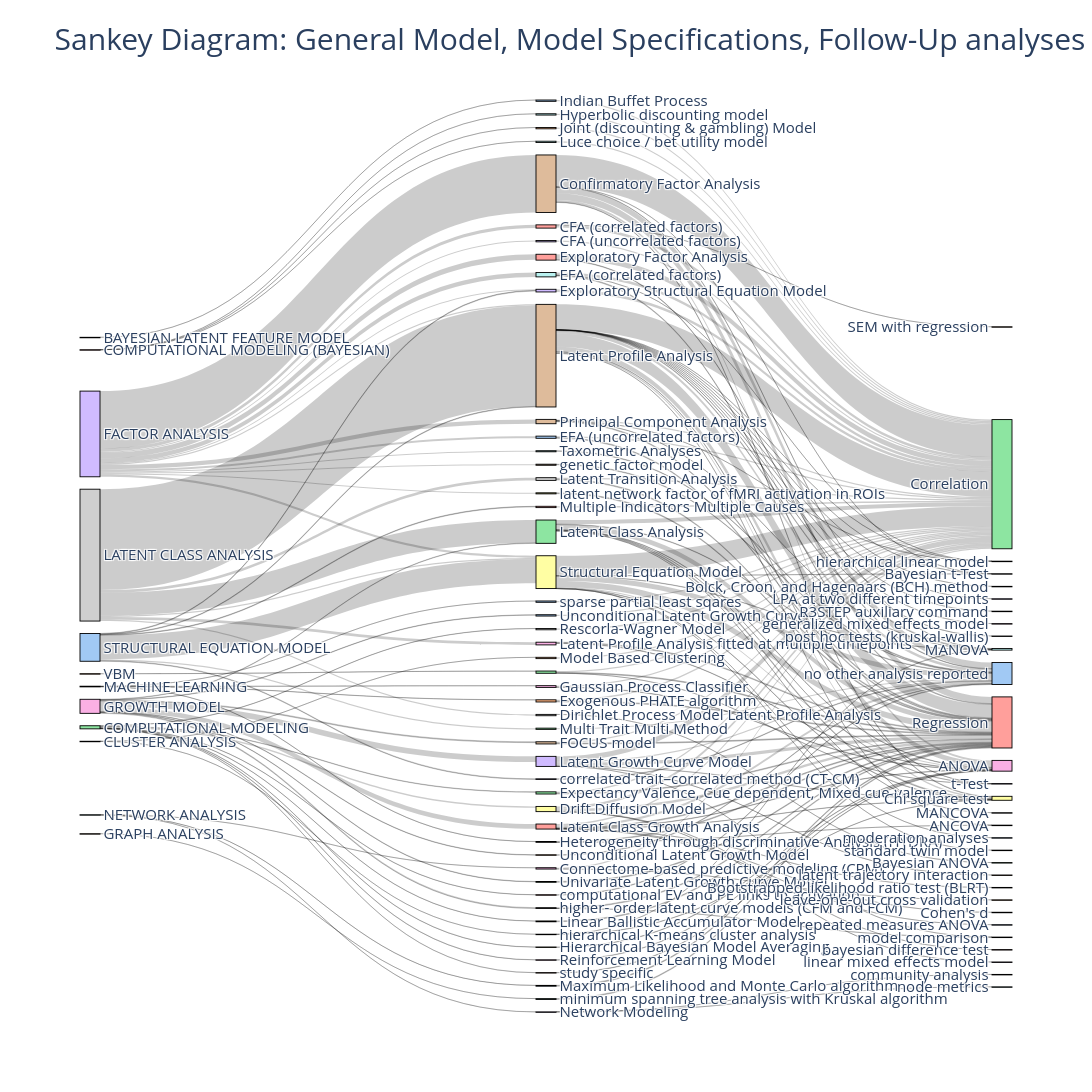

Notebook code cell kept with this figure:
### Code cell
# 1. Split into the two "hops" of the Sankey
hop1 = dfsankey_models.groupby(['gm', 'mit']).agg({
    'gm_count': 'sum', #count of source (first)
    'nameyear': lambda x: '<br>'.join(sorted(x.unique()))
}).reset_index().rename(columns={'gm': 'source', 'mit': 'target', 'gm_count': 'value'})

hop2 = dfsankey_models.groupby(['mit', 'other_analysis']).agg({
    'oa_count': 'sum', #count of target (second)
    'nameyear': lambda x: '<br>'.join(sorted(x.unique()))
}).reset_index().rename(columns={'mit': 'source', 'other_analysis': 'target', 'oa_count': 'value'})

# 2. Combine hops into one flow table
df_links = pd.concat([hop1, hop2], axis=0)

# 3. Create the unique labels for the nodes
labels = list(pd.concat([df_links['source'], df_links['target']]).unique())
label_map = {label: idx for idx, label in enumerate(labels)}

# 4. Map labels to indices
sources = df_links['source'].map(label_map).tolist()
targets = df_links['target'].map(label_map).tolist()
values = df_links['value'].tolist()
customdata = df_links['nameyear'].tolist()

# Create the Sankey plot
#make the flows colors based on the source node
# Build link colors from each link's source node
#unique_sources = pd.unique(df_links["source"])
#palette = sns.color_palette("Pastel2", n_colors=len(unique_sources)).as_hex()
#source_color_map = dict(zip(unique_sources, palette))
#link_colors = df_links["source"].map(source_color_map).tolist()

import seaborn as sns
node_colors = sns.color_palette("pastel", len(labels)).as_hex()
fig = go.Figure(data=[go.Sankey(
    node=dict(
        pad=15, 
        thickness=20,
        line=dict(color="black", width=0.9),
        label=labels,
        color=node_colors,
        align="left"
    ),
    link=dict(
        source=sources,
        target=targets,
        value=values,
        customdata=customdata,
        #color=link_colors,
        hovertemplate='<b>Studies in this flow:</b><br>%{customdata}<extra></extra>',
        hovercolor='rgba(0, 0, 0, 0.5)'
    )
)])
# make the title font size larger than the other text in the figure, and make the figure larger
# and offset title from the top of the figure, and make the hover text larger

fig.update_layout(title_text=f"Sankey Diagram: General Model, Model Specifications, Follow-Up analyses", title_font_size=30, font_size=15, width=1400, height=3000, hovermode='x')
fig.show()
#save the figure as a html file
save_path = r"C:\Users\U727148\Desktop\DATA\REVIEW\sankey_plots_LV_review\sankey_diagram_models.html"
fig.write_html(save_path)

### Figure 1 — Plotly figure (JSON) as saved in the notebook; plotly's stock layout.template omitted (floating-point values rounded to 4 significant figures; data arrays with more than 128 entries replaced by an {"elided": "..."} marker saying what was removed)
{"data": [{"link": {"customdata": {"elided": "176 str values"}, "hovercolor": "rgba(0, 0, 0, 0.5)", "hovertemplate": "<b>Studies in this flow:</b><br>%{customdata}<extra></extra>", "source": {"elided": "176 int values"}, "target": {"elided": "176 int values"}, "value": {"elided": "176 int values"}}, "node": {"align": "left", "color": ["#a1c9f4", "#ffb482", "#8de5a1", "#ff9f9b", "#d0bbff", "#debb9b", "#fab0e4", "#cfcfcf", "#fffea3", "#b9f2f0", "#a1c9f4", "#ffb482", "#8de5a1", "#ff9f9b", "#d0bbff", "#debb9b", "#fab0e4", "#cfcfcf", "#fffea3", "#b9f2f0", "#a1c9f4", "#ffb482", "#8de5a1", "#ff9f9b", "#d0bbff", "#debb9b", "#fab0e4", "#cfcfcf", "#fffea3", "#b9f2f0", "#a1c9f4", "#ffb482", "#8de5a1", "#ff9f9b", "#d0bbff", "#debb9b", "#fab0e4", "#cfcfcf", "#fffea3", "#b9f2f0", "#a1c9f4", "#ffb482", "#8de5a1", "#ff9f9b", "#d0bbff", "#debb9b", "#fab0e4", "#cfcfcf", "#fffea3", "#b9f2f0", "#a1c9f4", "#ffb482", "#8de5a1", "#ff9f9b", "#d0bbff", "#debb9b", "#fab0e4", "#cfcfcf", "#fffea3", "#b9f2f0", "#a1c9f4", "#ffb482", "#8de5a1", "#ff9f9b", "#d0bbff", "#debb9b", "#fab0e4", "#cfcfcf", "#fffea3", "#b9f2f0", "#a1c9f4", "#ffb482", "#8de5a1", "#ff9f9b", "#d0bbff", "#debb9b", "#fab0e4", "#cfcfcf", "#fffea3", "#b9f2f0", "#a1c9f4", "#ffb482", "#8de5a1", "#ff9f9b", "#d0bbff", "#debb9b", "#fab0e4", "#cfcfcf", "#fffea3", "#b9f2f0", "#a1c9f4", "#ffb482"], "label": ["BAYESIAN LATENT FEATURE MODEL", "CLUSTER ANALYSIS", "COMPUTATIONAL MODELING", "COMPUTATIONAL MODELING (BAYESIAN)", "FACTOR ANALYSIS", "GRAPH ANALYSIS", "GROWTH MODEL", "LATENT CLASS ANALYSIS", "MACHINE LEARNING", "NETWORK ANALYSIS", "STRUCTURAL EQUATION MODEL", "VBM", " ", "CFA (correlated factors)", "CFA (uncorrelated factors)", "Confirmatory Factor Analysis", "Connectome-based predictive modeling (CPM)", "Dirichlet Process Model Latent Profile Analysis", "Drift Diffusion Model", "EFA (correlated factors)", "EFA (uncorrelated factors)", "Exogenous PHATE algorithm", "Expectancy Valence, Cue dependent, Mixed cue-valence", "Exploratory Factor Analysis", "Exploratory Structural Equation Model", "FOCUS model", "Gaussian Process Classifier", "Heterogeneity through discriminative Analysis (HYDRA) ", "Hierarchical Bayesian Model Averaging", "Hyperbolic discounting model", "Indian Buffet Process", "Joint (discounting & gambling) Model", "Latent Class Analysis", "Latent Class Growth Analysis", "Latent Growth Curve Model", "Latent Profile Analysis", "Latent Profile Analysis fitted at multiple timepoints", "Latent Transition Analysis", "Linear Ballistic Accumulator Model", "Luce choice / bet utility model", "Maximum Likelihood and Monte Carlo algorithm", "Model Based Clustering", "Multi Trait Multi Method", "Multiple Indicators Multiple Causes", "Network Modeling", "Principal Component Analysis", "Reinforcement Learning Model", "Rescorla-Wagner Model", "Structural Equation Model", "Taxometric Analyses", "Unconditional Latent Growth Curve", "Unconditional Latent Growth Model", "Univariate Latent Growth Curve Model", "computational EV and PE links to activation", "correlated trait–correlated method (CT-CM)", "genetic factor model", "hierarchical K-means cluster analysis", "higher- order latent curve models (CFM and FCM)", "latent network factor of fMRI activation in ROIs", "minimum spanning tree analysis with Kruskal algorithm ", "sparse partial least sqares", "study specific", "Correlation", "Regression", "t-Test", "SEM with regression", "ANOVA", "Bayesian t-Test", "Chi square test", "MANOVA", "no other analysis reported", "leave-one-out cross validation", "Bayesian ANOVA", "bayesian difference test", "linear mixed effects model", "hierarchical linear model", "ANCOVA", "MANCOVA", "Bootstrapped likelihood ratio test (BLRT)", "Cohen's d", "repeated measures ANOVA", "latent trajectory interaction", "model comparison", "Bolck, Croon, and Hagenaars (BCH) method", "LPA at two different timepoints", "R3STEP auxiliary command", "generalized mixed effects model", "post hoc tests (kruskal-wallis)", "community analysis", "node metrics", "moderation analyses", "standard twin model"], "line": {"color": "black", "width": 0.9}, "pad": 15, "thickness": 20}, "type": "sankey"}], "layout": {"font": {"size": 15}, "height": 3000, "hovermode": "x", "title": {"font": {"size": 30}, "text": "Sankey Diagram: General Model, Model Specifications, Follow-Up analyses"}, "width": 1400}}
